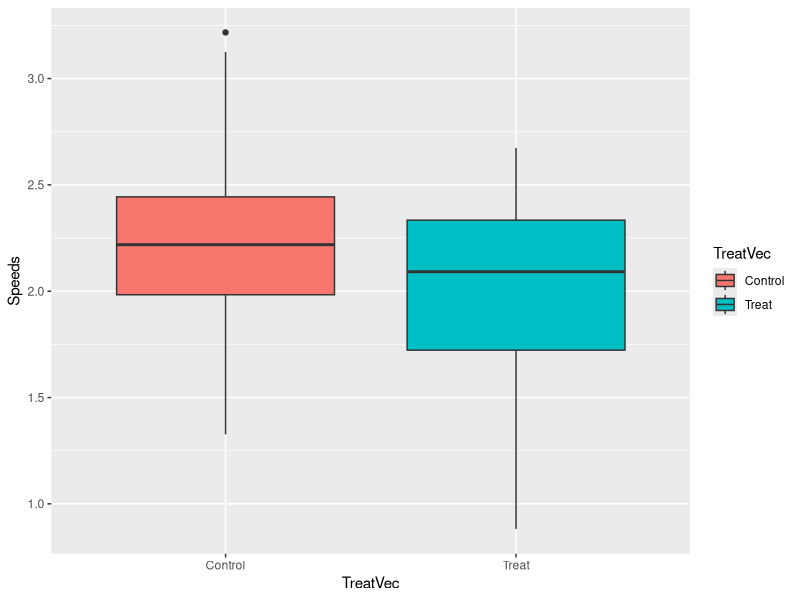
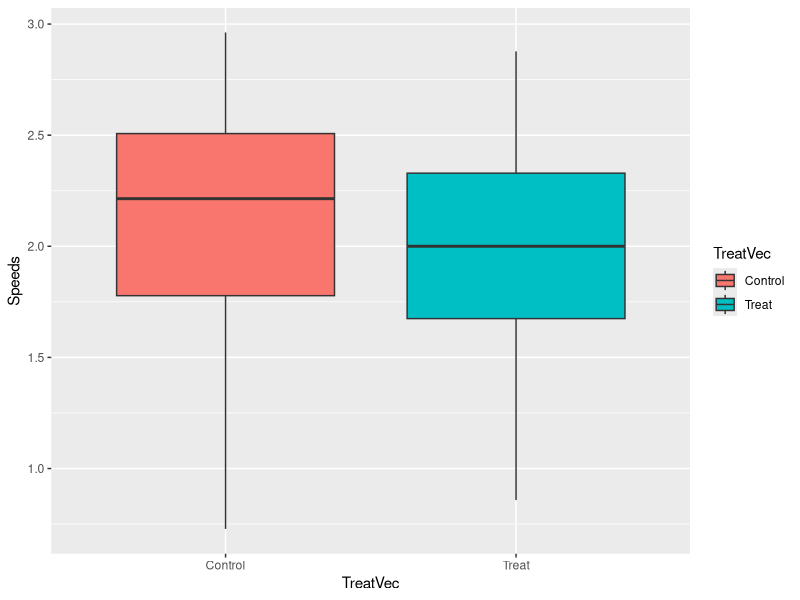
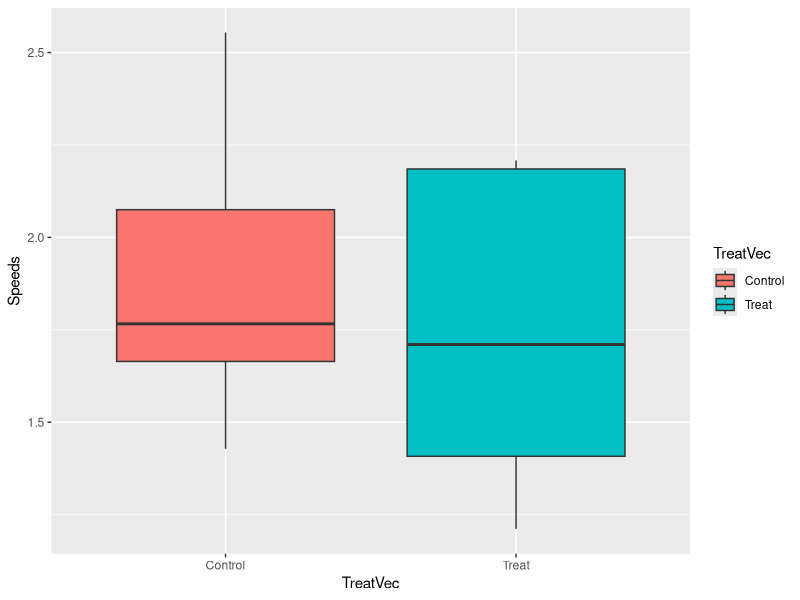

Write R code to recreate these figures, in order.
## ---- chunk 1
read.table(file="15q24LizardSprintSpeed.csv")
## ---- chunk 2
library(tidyverse)
 
nObs <- 40 #number of observations

LizSpeedControl <- rnorm(n=nObs, mean=2.14, sd=.44)
LizSpeedTreat <- rnorm(n=nObs, mean=1.98, sd=.44)

name <- ("Control")
name1 <- ("Treat") 
TreatCont <- rep(name, nObs)
TreatTreat <- rep(name1, nObs)
TreatVec <- c(TreatCont, TreatTreat)
print(TreatVec)

TreatVec <- c(rep(name, nObs), rep(name1, nObs)) #alternate code to get TreatVec
print(TreatVec)

Speeds <- c(LizSpeedControl, LizSpeedTreat)


ID <-seq_len(nObs)

LizData <- data.frame(ID,TreatVec,Speeds)
print(data)
str(data)

#Using ANOVA model because we have a categorical and continuous variable
ANOmodel <- aov(Speeds~TreatVec, data=LizData) #Speeds are a function of TreatVec(treatment)
print(ANOmodel)
print(summary(ANOmodel))

# Basic ggplot of ANOVA data

ANOPlot <- ggplot(data=LizData,
                  aes(x=TreatVec, y=Speeds,
                      fill = TreatVec)) +
  geom_boxplot()
print(ANOPlot)


## ---- chunk 3
nObs <- 40 #number of observations

LizSpeedControl <- rnorm(n=nObs, mean=2.14, sd=.44)
LizSpeedTreat <- rnorm(n=nObs, mean=1.9, sd=.44)

name <- ("Control")
name1 <- ("Treat") 
TreatCont <- rep(name, nObs)
TreatTreat <- rep(name1, nObs)
TreatVec <- c(TreatCont, TreatTreat)
print(TreatVec)

TreatVec <- c(rep(name, nObs), rep(name1, nObs)) #alternate code to get TreatVec
print(TreatVec)

Speeds <- c(LizSpeedControl, LizSpeedTreat)


ID <-seq_len(nObs)

LizData <- data.frame(ID,TreatVec,Speeds)
print(data)
str(data)

#Using ANOVA model because we have a categorical and continuous variable
ANOmodel <- aov(Speeds~TreatVec, data=LizData) #Speeds are a function of TreatVec(treatment)
print(ANOmodel)
print(summary(ANOmodel))

# Basic ggplot of ANOVA data

ANOPlot <- ggplot(data=LizData,
                  aes(x=TreatVec, y=Speeds,
                      fill = TreatVec)) +
  geom_boxplot()
print(ANOPlot)
## ---- chunk 4
nObs <- 5 #number of observations

LizSpeedControl <- rnorm(n=nObs, mean=2.14, sd=.44)
LizSpeedTreat <- rnorm(n=nObs, mean=1.8, sd=.44)

name <- ("Control")
name1 <- ("Treat") 
TreatCont <- rep(name, nObs)
TreatTreat <- rep(name1, nObs)
TreatVec <- c(TreatCont, TreatTreat)
print(TreatVec)

TreatVec <- c(rep(name, nObs), rep(name1, nObs)) #alternate code to get TreatVec
print(TreatVec)

Speeds <- c(LizSpeedControl, LizSpeedTreat)


ID <-seq_len(nObs)

LizData <- data.frame(ID,TreatVec,Speeds)
print(data)
str(data)

#Using ANOVA model because we have a categorical and continuous variable
ANOmodel <- aov(Speeds~TreatVec, data=LizData) #Speeds are a function of TreatVec(treatment)
print(ANOmodel)
print(summary(ANOmodel))

# Basic ggplot of ANOVA data

ANOPlot <- ggplot(data=LizData,
                  aes(x=TreatVec, y=Speeds,
                      fill = TreatVec)) +
  geom_boxplot()
print(ANOPlot)
